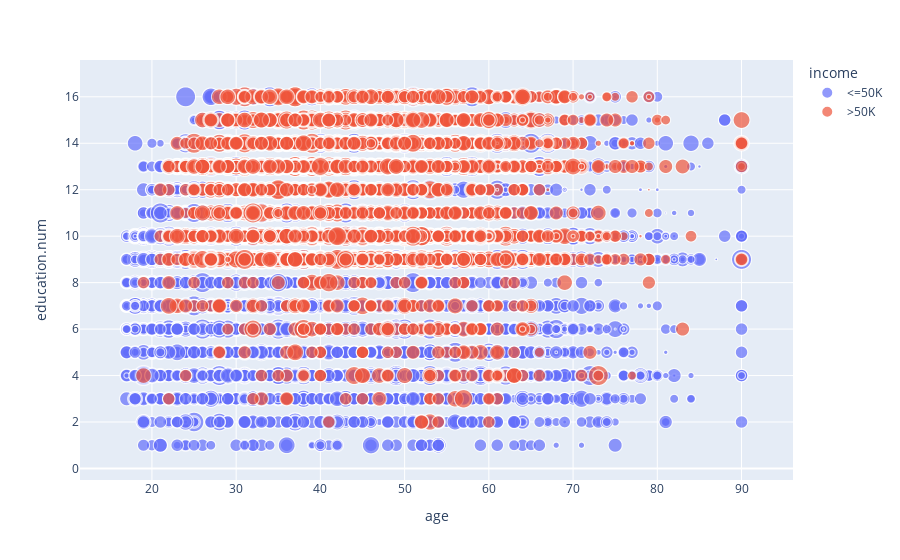

The cell this chart's notebook holds for it:
### Code cell
plt.figure(figsize=(12,6))

px.scatter(data_frame=df_1, x='age', y='education.num', color='income', size='hours.per.week')

### Figure 1 — Plotly figure (JSON) as saved in the notebook; plotly's stock layout.template omitted (floating-point values rounded to 4 significant figures; data arrays with more than 128 entries replaced by an {"elided": "..."} marker saying what was removed)
{"data": [{"hovertemplate": "income=<=50K<br>age=%{x}<br>education.num=%{y}<br>hours.per.week=%{marker.size}<extra></extra>", "legendgroup": "<=50K", "marker": {"color": "#636efa", "size": {"elided": "24720 int values"}, "sizemode": "area", "sizeref": 0.2475, "symbol": "circle"}, "mode": "markers", "name": "<=50K", "showlegend": true, "type": "scattergl", "x": {"elided": "24720 int values"}, "xaxis": "x", "y": {"elided": "24720 int values"}, "yaxis": "y"}, {"hovertemplate": "income=>50K<br>age=%{x}<br>education.num=%{y}<br>hours.per.week=%{marker.size}<extra></extra>", "legendgroup": ">50K", "marker": {"color": "#EF553B", "size": {"elided": "7841 int values"}, "sizemode": "area", "sizeref": 0.2475, "symbol": "circle"}, "mode": "markers", "name": ">50K", "showlegend": true, "type": "scattergl", "x": {"elided": "7841 int values"}, "xaxis": "x", "y": {"elided": "7841 int values"}, "yaxis": "y"}], "layout": {"legend": {"itemsizing": "constant", "title": {"text": "income"}, "tracegroupgap": 0}, "margin": {"t": 60}, "xaxis": {"anchor": "y", "domain": [0, 1], "title": {"text": "age"}}, "yaxis": {"anchor": "x", "domain": [0, 1], "title": {"text": "education.num"}}}}
